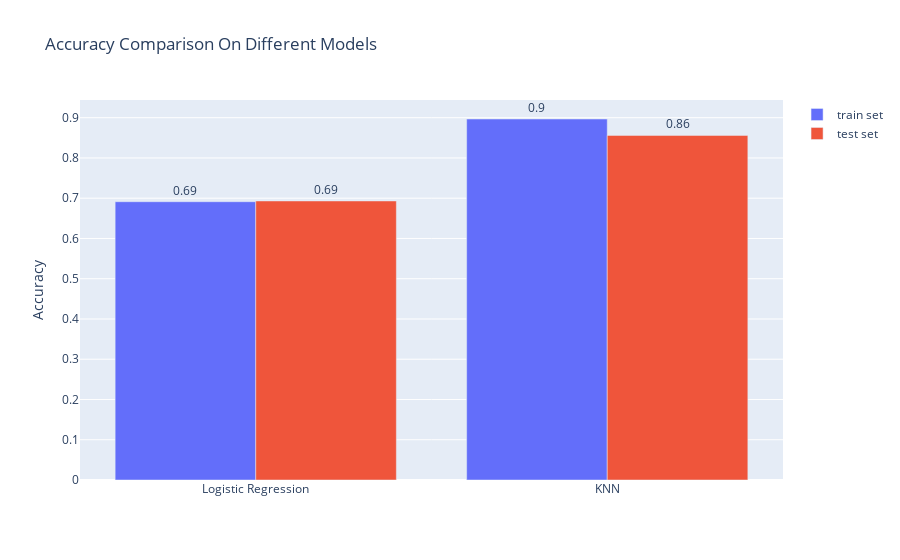

Notebook code for this chart:
### Code cell
fig = go.Figure(data=[
    go.Bar(name='Train Accuracy', x=results_df['Algorithm'], y=results_df['Train Accuracy'],
           text=np.round(results_df['Train Accuracy'], 3), textposition='outside'),
    go.Bar(name='Validation Accuracy', x=results_df['Algorithm'], y=results_df['Validation Accuracy'],
           text=np.round(results_df['Validation Accuracy'], 3), textposition='outside'),
    go.Bar(name='Validation F1', x=results_df['Algorithm'], y=results_df['Validation F1'],
           text=np.round(results_df['Validation F1'], 3), textposition='outside')
])

fig.update_layout(
    barmode='group',
    title_text='Model Performance Comparison',
    xaxis_title='Algorithm',
    yaxis_title='Score',
    legend_title='Metric'
)
fig.show()

### Figure 1 — Plotly figure (JSON) as saved in the notebook; plotly's stock layout.template omitted (floating-point values rounded to 4 significant figures)
{"data": [{"name": "train set", "text": [0.69, 0.9], "textposition": "outside", "type": "bar", "x": ["Logistic Regression", "KNN"], "y": [0.6913, 0.8968]}, {"name": "test set", "text": [0.69, 0.86], "textposition": "outside", "type": "bar", "x": ["Logistic Regression", "KNN"], "y": [0.6932, 0.856]}], "layout": {"barmode": "group", "title": {"text": "Accuracy Comparison On Different Models"}, "yaxis": {"title": {"text": "Accuracy"}}}}
